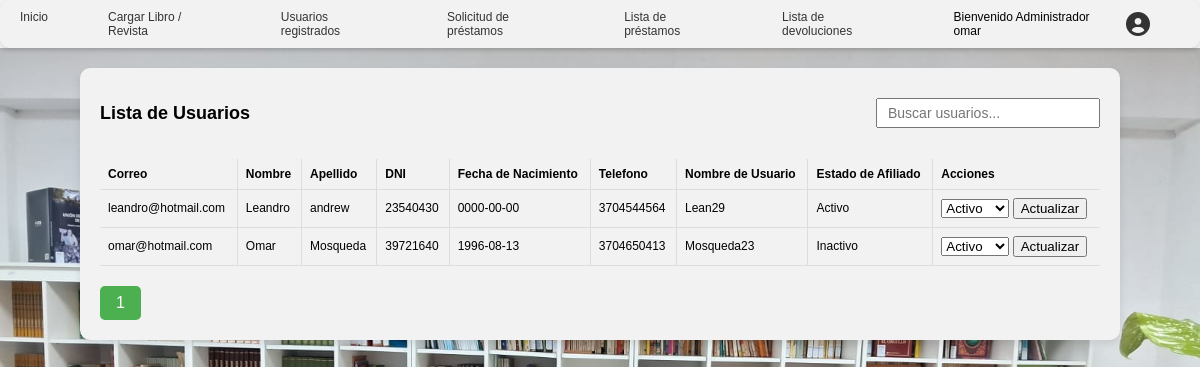
Page /view/content/admin/usuarios.php (signed in) on the earlier database version.
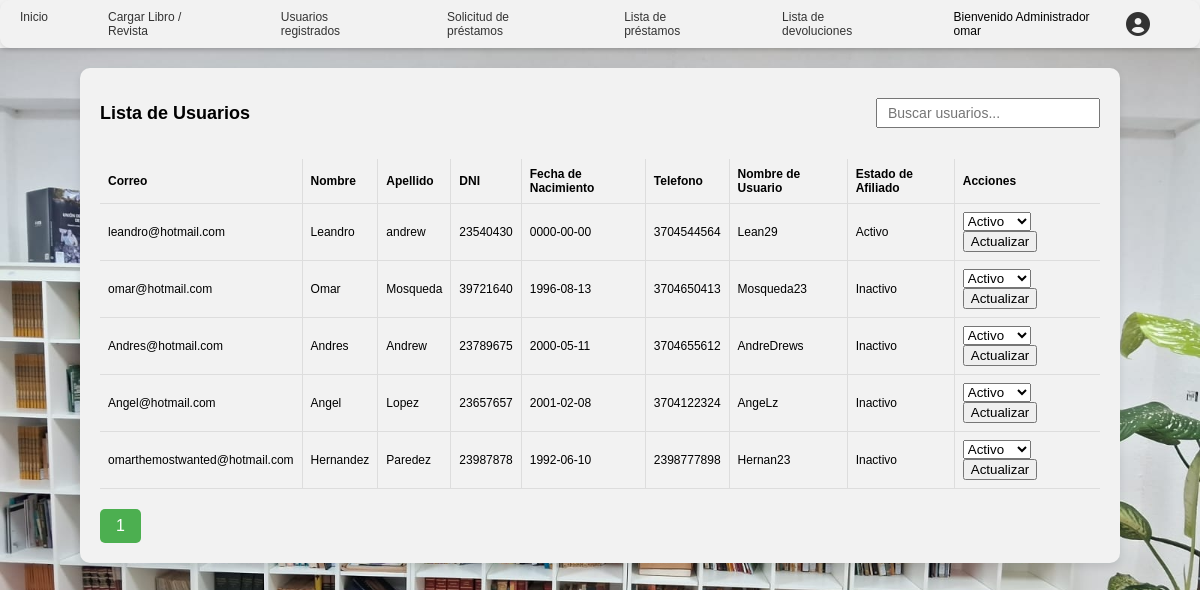
Same page on the later database version.
### tables this page shows
CREATE TABLE `afiliados` (
  `id_afiliado` int(11) NOT NULL,
  `id` int(11) DEFAULT NULL,
  `Estado_Afiliacion` enum('Activo','Inactivo') DEFAULT 'Inactivo'
);

CREATE TABLE `usuarios` (
  `id` int(11) NOT NULL,
  `correo` varchar(150) NOT NULL,
  `password` varchar(150) NOT NULL,
  `nombre` varchar(50) NOT NULL,
  `apellido` varchar(50) NOT NULL,
  `dni` varchar(20) NOT NULL,
  `telefono` varchar(20) NOT NULL,
  `fecha_nacimiento` date NOT NULL,
  `usuario` varchar(50) NOT NULL
);

### view/content/admin/usuarios.php (the view, shortened to what this page needs)
<?php
try {
    $database = new db();
    $conn = $database->conexion();
    $results_per_page = 10;
    $sql = "SELECT COUNT(*) AS total FROM usuarios";
    $stmt = $conn->query($sql);
    $row = $stmt->fetch(PDO::FETCH_ASSOC);
    $total_results = $row['total'];
    $total_pages = ceil($total_results / $results_per_page);
    if (!isset($_GET['page']) || !is_numeric($_GET['page']) || $_GET['page'] < 1) {
        $page = 1;
    } else if ($_GET['page'] > $total_pages) {
        $page = $total_pages;
    } else {
        $page = $_GET['page'];
    }
    $start_limit = ($page - 1) * $results_per_page;
    $sql = "SELECT u.*, a.Estado_Afiliacion FROM usuarios u
            LEFT JOIN Afiliados a ON u.id = a.id
            LIMIT $start_limit, $results_per_page";
    $stmt = $conn->query($sql);
    $usuarios = $stmt->fetchAll(PDO::FETCH_ASSOC);
} catch (PDOException $e) {
    echo "Error: " . $e->getMessage();
}
require_once("c://xampp/htdocs/login/view/head/headerAdmin.php");
?>
<!DOCTYPE html>
<html lang="es">
<head>
</head>
<body>
    <div class="container">
        <div class="header">
            <h2>Lista de Usuarios</h2>
            <div class="search-bar">
                <input type="text" id="searchInput" onkeyup="searchUsuarios()" placeholder="Buscar usuarios...">
            </div>
        </div>
        <table>
            <thead>
                <tr>
                    <th>Correo</th>
                    <th>Nombre</th>
                    <th>Apellido</th>
                    <th>DNI</th>
                    <th>Fecha de Nacimiento</th>
                    <th>Telefono</th>
                    <th>Nombre de Usuario</th>
                    <th>Estado de Afiliado</th>
                    <th>Acciones</th>
                </tr>
            </thead>
            <tbody id="usuariosTable">
                <?php foreach ($usuarios as $usuario): ?>
                    <tr>
                        <td><?= $usuario['correo'] ?></td>
                        <td><?= $usuario['nombre'] ?></td>
                        <td><?= $usuario['apellido'] ?></td>
                        <td><?= $usuario['dni'] ?></td>
                        <td><?= $usuario['fecha_nacimiento'] ?></td>
                        <td><?= $usuario['telefono'] ?></td>
                        <td><?= $usuario['usuario'] ?></td>
                        <td><?= $usuario['Estado_Afiliacion'] ?></td>
                        <td>
                            <form action="/login/view/home/afiliado.php" method="post">
                                <select name="estado_afiliacion">
                                    <option value="Activo">Activo</option>
                                </select>
                                <button type="submit">Actualizar</button>
                            </form>
                        </td>
                    </tr>
                <?php endforeach; ?>
            </tbody>
        </table>
        <div class="pagination">
            <?php for ($i = 1; $i <= $total_pages; $i++): ?>
                <a href="?page=<?= $i ?>" class="<?= ($i == $page) ? 'active' : '' ?>"><?= $i ?></a>
            <?php endfor; ?>
        </div>
    </div>
</body>
</html>

### view/head/headerAdmin.php (shortened to what this page needs)
<!DOCTYPE html>
<html lang="es">
<head>
    <link rel="stylesheet" href="https://cdnjs.cloudflare.com/ajax/libs/font-awesome/6.0.0-beta3/css/all.min.css">
</head>
<body>
    <header>
        <nav class="navbar">
            <div class="navbar-links">
                <a href="/login/view/home/admin.php">Inicio</a>
                <a href="/login/view/content/admin/formulario.php">Cargar Libro / Revista</a>
                <a href="/login/view/content/admin/usuarios.php">Usuarios registrados</a>
                <a href="/login/view/content/admin/solicitud_prestamo.php">Solicitud de préstamos</a>
                <a href="/login/view/content/admin/lista_prestamos.php">Lista de préstamos</a>
                <a href="#">Lista de devoluciones</a>
            </div>
            <div class="navbar-user">
                <span>Bienvenido Administrador <?= $_SESSION['usuario']?></span>
                <div class="dropdown">
                    <i class="fas fa-user-circle dropdown-toggle"></i>
                </div>
            </div>
        </nav>
    </header>

### view/head/headerAdmin.php (style rules this page uses)
body { background-image: url("/login/fondo.jpeg"); background-size: 100% auto; background-repeat: no-repeat; background-position: top left; margin: 0; padding: 0; font-family: Arial, sans-serif; }
header { background-color: #f2f2f2; box-shadow: 0 2px 4px rgba(0, 0, 0, 0.1); padding-top: 0px; margin-bottom: 20px; }
.navbar { display: flex; justify-content: center; align-items: center; padding: 10px 20px; border-radius: 10px; background-color: #f2f2f2; box-shadow: 0 2px 4px rgba(0, 0, 0, 0.1); }
.navbar-links { flex-grow: 1; display: flex; justify-content: center; font-size: 12px; }
.navbar-links a { color: #333; text-decoration: none; margin-right: 60px; }
.dropdown { position: relative; display: inline-block; }
.navbar-user { display: flex; align-items: center; margin-right: 20px; margin-top: 0px; }
.navbar-user span { margin-right: 10px; font-size: 12px; }
.navbar-user i { color: #333; font-size: 24px; margin-right: 10px; }
.navbar-user .dropdown { position: relative; }
.navbar-user .dropdown-toggle { cursor: pointer; }

### view/content/admin/usuarios.php (style rules this page uses)
.container { border-radius: 10px; overflow: hidden; box-shadow: 0 4px 8px rgba(0, 0, 0, 0.1); margin: 20px auto; max-width: 1000px; background-color: #f2f2f2; padding: 20px; }
.header { display: flex; justify-content: space-between; align-items: center; margin-bottom: 20px; }
.search-bar input { padding: 5px 10px; font-size: 14px; width: 200px; }
table { width: 100%; border-collapse: collapse; }
th, td { padding: 8px; text-align: left; border-bottom: 1px solid #ddd; font-size: 12px; border-right: 1px solid #ddd; }
th { background-color: #f2f2f2; border-right: 1px solid #ddd; }
th:last-child, td:last-child { border-right: none; }
h2 { font-size: 18px; }
.pagination { margin-top: 20px; text-align: center; }
.pagination a { color: black; float: left; padding: 8px 16px; text-decoration: none; transition: background-color .3s; }
.pagination a.active { background-color: #4CAF50; color: white; border-radius: 5px; }

Differences in the rows shown:
added afiliados: id.correo "Andres@hotmail.com", id.nombre "Andres", id.apellido "Andrew", id.dni "23789675", id.fecha_nacimiento "2000-05-11", id.telefono "3704655612", id.usuario "AndreDrews", Estado_Afiliacion "Inactivo"
added afiliados: id.correo "Angel@hotmail.com", id.nombre "Angel", id.apellido "Lopez", id.dni "23657657", id.fecha_nacimiento "2001-02-08", id.telefono "3704122324", id.usuario "AngeLz", Estado_Afiliacion "Inactivo"
added afiliados: id.correo "omarthemostwanted@hotmail.com", id.nombre "Hernandez", id.apellido "Paredez", id.dni "23987878", id.fecha_nacimiento "1992-06-10", id.telefono "2398777898", id.usuario "Hernan23", Estado_Afiliacion "Inactivo"
